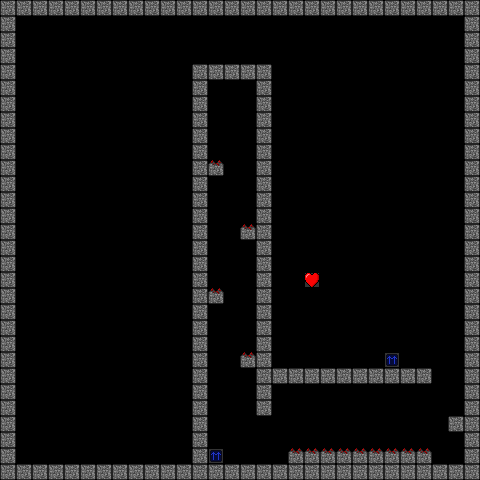

A level layout from a 2D game, rendered from its tile map. Below: a short description, then the map file with tile-grid data replaced by summaries:
An orthogonal 30x30 tile map with 16x16 px tiles, 1 tile layer (blocks) and 3 objects.

<map version="1.0" orientation="orthogonal" width="30" height="30" tilewidth="16" tileheight="16">
 <properties>
  <property name="height" value="30" />
  <property name="max_blocks" value="100:200:3" />
  <property name="width" value="30" />
 </properties>
 <tileset firstgid="1" source="blocks.tsx" />
 <layer name="blocks" width="30" height="30">
  <data>[900 cells, 194 non-empty, 5 distinct tile ids]</data>
 </layer>
 <objectgroup name="objects" width="30" height="30">
  <object x="224" y="96" width="16" height="16">
   <properties>
    <property name="spawn_point" value="" />
   </properties>
  </object>
  <object x="288" y="384" width="64" height="64">
   <properties>
    <property name="gravity" value="" />
   </properties>
  </object>
  <object x="368" y="384" width="64" height="64">
   <properties>
    <property name="gravity" value="" />
   </properties>
  </object>
 </objectgroup>
</map>
